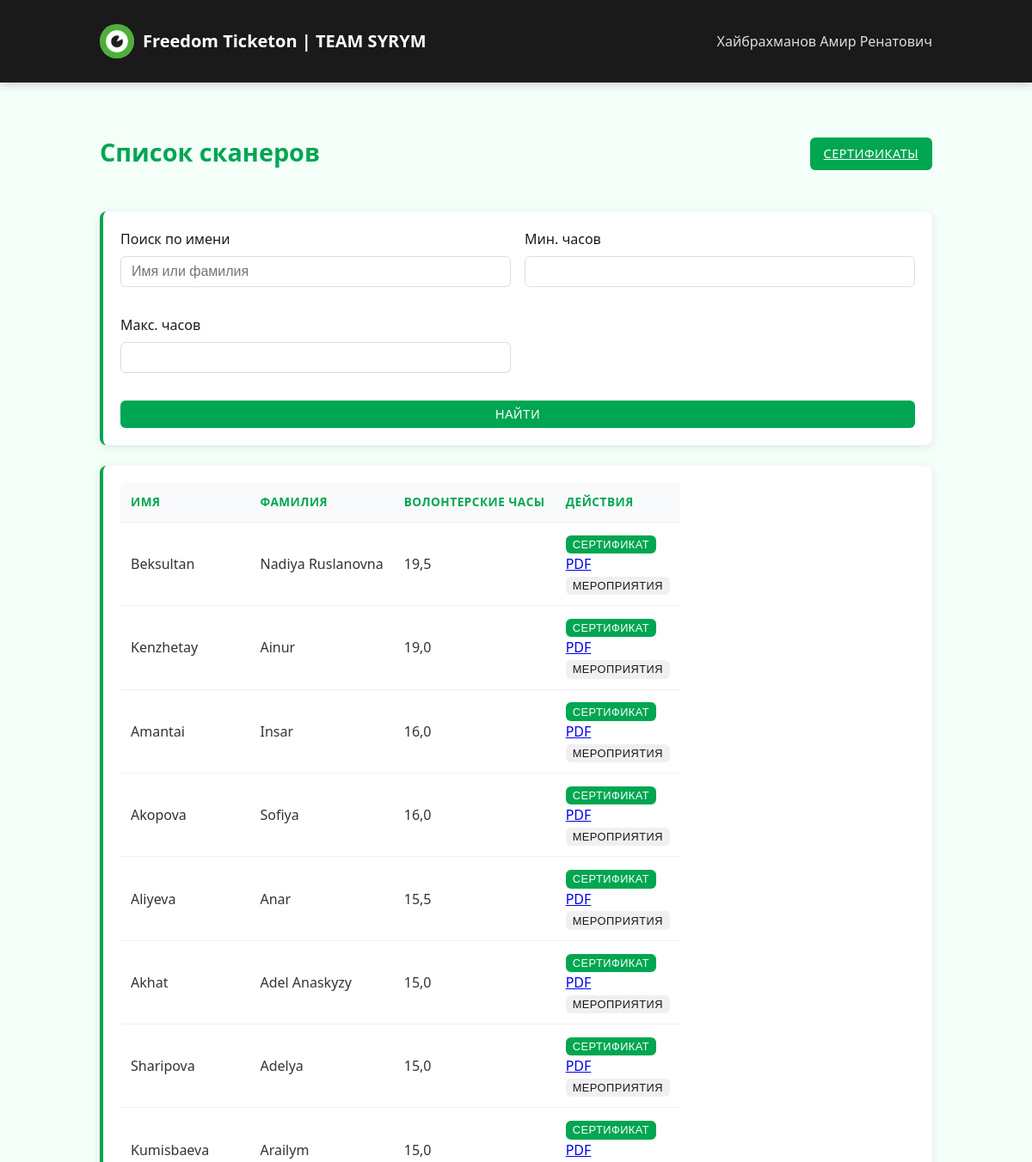
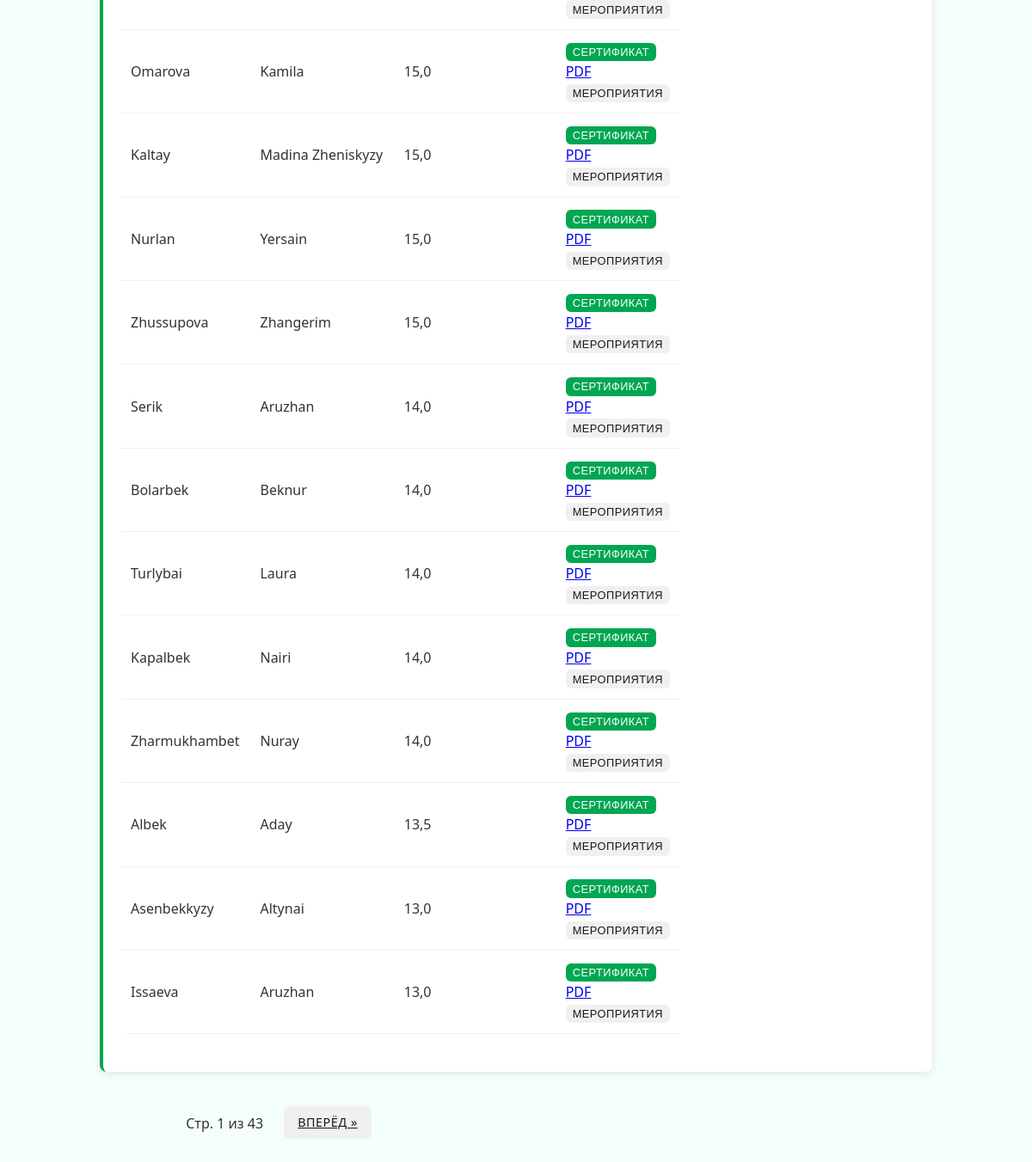
/scanners/ (signed in), run on the app's committed database (2 pictures, top to bottom).
### core/models.py (models this page shows, shortened)
class Scanner(models.Model):
    first_name = models.CharField(max_length=100)
    last_name = models.CharField(max_length=100)
    email = models.EmailField(blank=True, null=True)
    created_at = models.DateTimeField(default=timezone.now)

### core/views.py (the view)
# urls.py: path('scanners/', views.all_scanners_list, name='all_scanners_list'),
@team_leader_required
def all_scanners_list(request):
    query = request.GET.get('q', '')
    filter_min_hours = request.GET.get('min_hours', '')
    filter_max_hours = request.GET.get('max_hours', '')
    page_number = request.GET.get('page', '1')
    cache_key = f'scanners_list_{query}_{filter_min_hours}_{filter_max_hours}_{page_number}'
    cached_data = cache.get(cache_key)
    if cached_data:
        return render(request, 'core/all_scanners.html', cached_data)
    scanners = Scanner.objects.all()
    if query:
        scanners = scanners.filter(
            Q(first_name__icontains=query) |
            Q(last_name__icontains=query) |
            Q(email__icontains=query)
        )
    scanners = scanners.annotate(
        total_hours=Coalesce(Sum('eventparticipant__hours_awarded'), 0.0)
    )
    if filter_min_hours:
        scanners = scanners.filter(total_hours__gte=float(filter_min_hours))
    if filter_max_hours:
        scanners = scanners.filter(total_hours__lte=float(filter_max_hours))
    scanners = scanners.order_by('-total_hours', 'last_name', 'first_name')
    paginator = Paginator(scanners, 20)  # 20 сканеров на страницу
    page_obj = paginator.get_page(page_number)
    scanner_ids = [scanner.id for scanner in page_obj.object_list]
    participations = EventParticipant.objects.filter(
        volunteer_id__in=scanner_ids
    ).select_related('event').order_by('-event__date')
    participation_by_scanner = {}
    for p in participations:
        if p.volunteer_id not in participation_by_scanner:
            participation_by_scanner[p.volunteer_id] = []
        participation_by_scanner[p.volunteer_id].append({
            'id': p.event.id,
            'name': p.event.name,
            'date': p.event.date.strftime('%d.%m.%Y'),
            'hours': p.hours_awarded
        })
    scanners_with_hours = []
    for scanner in page_obj.object_list:
        scanners_with_hours.append({
            'id': scanner.id,
            'first_name': scanner.first_name,
            'last_name': scanner.last_name,
            'email': scanner.email,
            'total_hours': scanner.total_hours,
            'events': participation_by_scanner.get(scanner.id, [])
        })
    context = {
        'scanners': scanners_with_hours,
        'query': query,
        'min_hours': filter_min_hours,
        'max_hours': filter_max_hours,
        'page_obj': page_obj
    }
    cache.set(cache_key, context, 300)
    return render(request, 'core/all_scanners.html', context)

### core/models.py (called while the page is built)
def is_team_leader(user):
    return user.groups.filter(name='Тимлидеры').exists()

### core/views.py (called while the page is built)
def is_team_leader_or_admin(user):
    return user.is_authenticated and (user.is_team_leader or user.is_staff)

### templates/core/all_scanners.html (shortened to what this page needs)
{% extends 'base.html' %}
{% block content %}
<div class="flex justify-between items-center mb-3" style="flex-wrap: wrap; gap: 1rem;">
    <h1>Список сканеров</h1>
    <div class="flex gap-2" style="flex-wrap: wrap;">
        <a href="{% url 'scanner_certificates' %}" class="btn btn-success">Сертификаты</a>
    </div>
</div>
<form method="get" class="card mb-3 table-responsive" style="display: flex; flex-wrap: wrap; gap: 1rem; align-items: end;">
    <div style="flex:1; min-width: 180px; width: 100%;">
        <label for="q">Поиск по имени</label>
        <input type="text" id="q" name="q" class="form-control" value="{{ query|default:'' }}" placeholder="Имя или фамилия">
    </div>
    <div style="min-width: 150px; width: calc(50% - 0.5rem);">
        <label for="min_hours">Мин. часов</label>
        <input type="number" id="min_hours" name="min_hours" class="form-control" step="0.5" min="0" value="{{ min_hours|default:'' }}">
    </div>
    <div style="min-width: 150px; width: calc(50% - 0.5rem);">
        <label for="max_hours">Макс. часов</label>
        <input type="number" id="max_hours" name="max_hours" class="form-control" step="0.5" min="0" value="{{ max_hours|default:'' }}">
    </div>
    <div style="min-width: 120px; width: 100%;">
        <button type="submit" class="btn btn-primary" style="width: 100%;">Найти</button>
    </div>
</form>
{% if scanners %}
<div class="card table-responsive">
    <table>
        <thead>
            <tr>
                <th>Имя</th>
                <th>Фамилия</th>
                <th>Волонтерские часы</th>
                <th>Действия</th>
            </tr>
        </thead>
        <tbody>
            {% for scanner in scanners %}
            <tr>
                <td>{{ scanner.first_name }}</td>
                <td>{{ scanner.last_name }}</td>
                <td>{{ scanner.total_hours }}</td>
                <td>
                    <div class="dropdown d-inline-block">
                        <button class="btn btn-success dropdown-toggle" type="button" id="certDropdown{{ scanner.id }}" data-toggle="dropdown" aria-haspopup="true" aria-expanded="false" style="font-size: 0.8rem; padding: 0.2rem 0.5rem;">
                            Сертификат
                        </button>
                        <div class="dropdown-menu" aria-labelledby="certDropdown{{ scanner.id }}">
                            <a class="dropdown-item" href="#" onclick="downloadCertificate({{ scanner.id }}, this); return false;">PDF</a>
                        </div>
                    </div>
                    <button onclick="toggleEvents({{ scanner.id }})" class="btn btn-secondary" style="font-size: 0.8rem; padding: 0.2rem 0.5rem;">Мероприятия</button>
                </td>
            </tr>
            {% endfor %}
        </tbody>
    </table>
</div>
<div class="flex justify-center mt-3" style="flex-wrap: wrap;">
    <nav aria-label="Пагинация" style="width: 100%; max-width: 400px;">
        <ul class="pagination" style="display: flex; gap: 0.5rem; list-style: none; padding: 0; justify-content: center; flex-wrap: wrap;">
            <li style="padding: 0.5rem 1rem; text-align: center;">Стр. {{ page_obj.number }} из {{ page_obj.paginator.num_pages }}</li>
            {% if page_obj.has_next %}
                <li><a href="?page={{ page_obj.next_page_number }}" class="btn btn-secondary">Вперёд &raquo;</a></li>
            {% endif %}
        </ul>
    </nav>
</div>
{% else %}
<div class="card" style="text-align: center; padding: 3rem 1rem;">
    <div style="font-size: 3rem; color: #ccc; margin-bottom: 1rem;">👤</div>
    <h2>Сканеры не найдены</h2>
    <p style="color: #666;">Измените параметры поиска или добавьте новых сканеров в систему</p>
</div>
{% endif %}
{% endblock %}

### templates/base.html (shortened to what this page needs)
{% load static %}
<!DOCTYPE html>
<html lang="ru">
<head>
    <link rel="stylesheet" href="{% static 'css/main.css' %}">
</head>
<body>
    <nav class="navbar">
        <div class="container">
            <div class="navbar-top">
                <a href="{% url 'home' %}" class="navbar-brand">
                    <img src="{% static 'img/freedom_logo.jpg' %}" alt="Freedom Logo" class="logo">
                    <span class="brand-text">Freedom Ticketon | TEAM SYRYM</span>
                </a>
            </div>
            {% if user.is_authenticated %}
            <ul class="navbar-nav" id="mobileMenu">
                <li class="nav-item">
                    <span class="nav-link">{{ user.first_name }} {{ user.last_name }}</span>
                </li>
            </ul>
            {% endif %}
        </div>
    </nav>
    <div class="container mt-3">
        {% block content %}{% endblock %}
    </div>
</body>
</html>

### static/css/main.css (style rules this page uses)
:root { --primary-color: #00a651; --primary-hover: #008442; --accent-color: #4dc075; --light-color: #f5fff9; --dark-color: #1a1a1a; --gray-color: #f0f0f0; --text-color: #333; --danger-color: #d84040; --success-color: #00a651; }
body { font-family: "Segoe UI", -apple-system, BlinkMacSystemFont, Roboto, Oxygen, Ubuntu, sans-serif; background-color: var(--light-color); color: var(--text-color); line-height: 1.5; margin: 0; padding: 0; -webkit-font-smoothing: antialiased; -moz-osx-font-smoothing: grayscale; }
.container { width: 100%; max-width: 1000px; margin: 0 auto; padding: 1rem; box-sizing: border-box; }
.card { background: white; border-radius: 8px; box-shadow: 0 2px 10px rgba(0, 0, 0, 0.1); padding: 20px; margin-bottom: 20px; border-left: 4px solid var(--primary-color); overflow: hidden; }
h1, h2, h3 { color: var(--dark-color); font-weight: 600; word-wrap: break-word; }
h1 { font-size: 1.8rem; margin-bottom: 1.5rem; color: var(--primary-color); }
.form-control { display: block; width: 100%; padding: 0.5rem 0.75rem; border: 1px solid #ddd; border-radius: 6px; margin-bottom: 1rem; font-size: 1rem; transition: all 0.2s ease; box-sizing: border-box; }
label { display: block; margin-bottom: 0.5rem; font-weight: 500; color: var(--dark-color); }
.btn { padding: 0.5rem 1rem; border-radius: 6px; border: none; cursor: pointer; font-weight: 500; transition: background-color 0.2s, transform 0.1s; text-transform: uppercase; letter-spacing: 0.5px; font-size: 0.9rem; display: inline-block; text-align: center; }
.btn-primary { background-color: var(--primary-color); color: white; }
.btn-secondary { background-color: var(--gray-color); color: var(--dark-color); }
.btn-success { background-color: var(--success-color); color: white; }
table { width: 100%; border-collapse: collapse; margin-bottom: 1.5rem; background-color: white; border-radius: 8px; overflow-x: auto; display: block; }
th, td { padding: 0.75rem; text-align: left; border-bottom: 1px solid var(--gray-color); }
th { font-weight: 600; background-color: #f9fafc; color: var(--primary-color); text-transform: uppercase; font-size: 0.85rem; letter-spacing: 0.5px; }
.mb-3 { margin-bottom: 1.5rem; }
.mt-3 { margin-top: 1.5rem; }
.flex { display: flex; }
.items-center { align-items: center; }
.justify-between { justify-content: space-between; }
.gap-2 { gap: 1rem; }
.navbar { background-color: var(--dark-color); color: white; padding: 0.75rem 0; box-shadow: 0 2px 10px rgba(0,0,0,0.2); position: relative; }
.navbar .container { display: flex; justify-content: space-between; align-items: center; }
.navbar-brand { font-size: 1.25rem; font-weight: 600; color: white; text-decoration: none; display: flex; align-items: center; }
.navbar-nav { display: flex; list-style: none; margin: 0; padding: 0; }
.nav-item { margin-left: 1.5rem; }
.nav-link { color: rgba(255, 255, 255, 0.85); text-decoration: none; transition: color 0.2s; position: relative; padding: 0.5rem 0; }
.nav-link::after { content: ''; position: absolute; bottom: 0; left: 0; width: 0; height: 2px; background-color: var(--primary-color); transition: width 0.3s; }

### templates/base.html (style rules this page uses)
.logo { width: 40px; height: 40px; margin-right: 10px; border-radius: 50%; }
.navbar-brand { display: flex; align-items: center; }

### data on the page
Scanner: first_name "Beksultan", last_name "Nadiya Ruslanovna"
Scanner: first_name "Kenzhetay", last_name "Ainur"
Scanner: first_name "Amantai", last_name "Insar"
Scanner: first_name "Akopova", last_name "Sofiya"
Scanner: first_name "Aliyeva", last_name "Anar"
Scanner: first_name "Akhat", last_name "Adel Anaskyzy"
Scanner: first_name "Sharipova", last_name "Adelya"
Scanner: first_name "Kumisbaeva", last_name "Arailym"
Scanner: first_name "Omarova", last_name "Kamila"
Scanner: first_name "Kaltay", last_name "Madina Zheniskyzy"
Scanner: first_name "Nurlan", last_name "Yersain"
Scanner: first_name "Zhussupova", last_name "Zhangerim"
Scanner: first_name "Serik", last_name "Aruzhan"
Scanner: first_name "Bolarbek", last_name "Beknur"
Scanner: first_name "Turlybai", last_name "Laura"
Scanner: first_name "Kapalbek", last_name "Nairi"
Scanner: first_name "Zharmukhambet", last_name "Nuray"
Scanner: first_name "Albek", last_name "Aday"
Scanner: first_name "Asenbekkyzy", last_name "Altynai"
Scanner: first_name "Issaeva", last_name "Aruzhan"

### other printed values
{{ user.first_name }} "Хайбрахманов"
{{ user.last_name }} "Амир Ренатович"
{{ scanner.total_hours }} "19,5" "19,0" "16,0" "16,0" "15,5" "15,0" "15,0" "15,0" "15,0" "15,0" "15,0" "15,0" "14,0" "14,0" "14,0" "14,0" "14,0" "13,5" "13,0" "13,0"
{{ page_obj.number }} "1"
{{ page_obj.paginator.num_pages }} "43"
